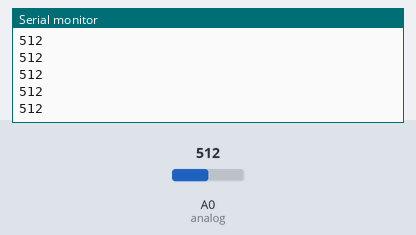
Recording of a sketch running on a simulated Arduino Uno, built with avr-gcc and run on an emulated ATmega328P. Shown: the last lines printed to the serial monitor. The test bench sets the inputs (shaded band); at power-on: A0 (analog) = 512.

Above: at 1.2 s.
1.3 s: A0 (analog) set to 490
At 2.3 s:
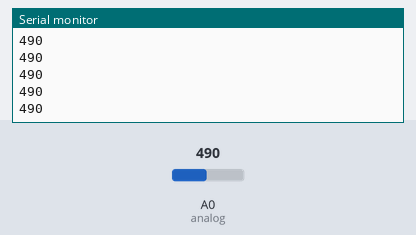
2.8 s: A0 (analog) set to 510
At 3.5 s:
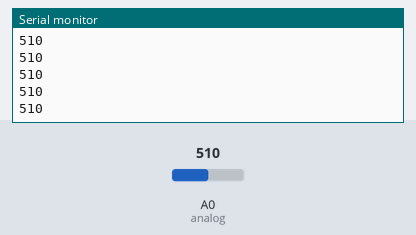
Timing chart, 0 to 5.8 s (numbered marks = the images above; inputs shaded):
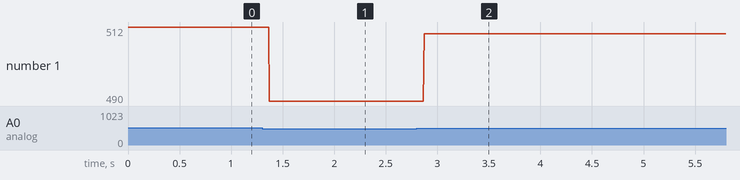

Measured:
- after the input at 1.3 s, the serial monitor: prints a new line after 0.07 s (image 1)
- after the input at 2.8 s, the serial monitor: prints a new line after 0.07 s (image 2)
- plotted number 1: 512 → 490 after the input at 1.3 s, 490 → 510 after the input at 2.8 s

The sketch:

analogLed.ino
```cpp
// 0-250 ไฟดวง 1
// 251-500 ไฟดวง 1,2
// 501-750 ไฟดวง 1-3
// 751-1000 ไฟดวง 1-4

#define analog A0
#define redLed 13
#define yellowLed 12
#define greenLed 11
#define blueLed 10

void setup(){
	Serial.begin(9600);
}

void loop(){
	int valueAnalog = analogRead(analog);
 	Serial.println(valueAnalog);

  	if(valueAnalog >= 0) {
        digitalWrite (redLed, HIGH);
    } else {
        digitalWrite (redLed, LOW);
    }
    if(valueAnalog > 250) {
        digitalWrite (yellowLed, HIGH);
    } else {
        digitalWrite (yellowLed, LOW);
    }
    if(valueAnalog > 500) {
        digitalWrite (greenLed, HIGH);
    } else {
        digitalWrite (greenLed, LOW);
    }
    if(valueAnalog > 750) {
        digitalWrite (blueLed, HIGH);
    } else {
        digitalWrite (blueLed, LOW);
    }
    if(valueAnalog > 1000){
        digitalWrite (redLed, LOW);
        digitalWrite (yellowLed, LOW);
        digitalWrite (greenLed, LOW);
        digitalWrite (blueLed, LOW);
    }
}
```
